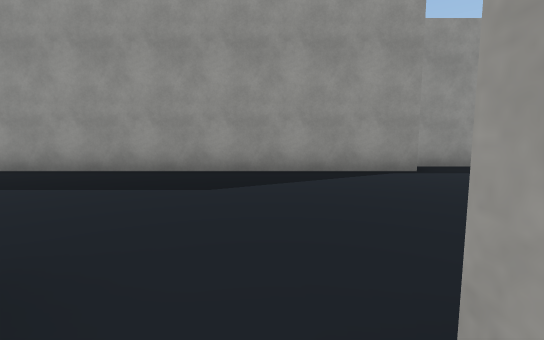
View 1 (above)

20 first-person views from a walk through a Unity game level. The camera is 1.2 m above the floor, tilts 6° down and sees 90° across. The floor is counted in squares, 2 m on a side. Each view is taken from the middle of a square. On the plan, view 1 faces up. The plan holds only what a view shows up to about 9 squares ahead; the rest is blank. The place goes on beyond the plan. Some surface patterns are stand-ins.

View 2
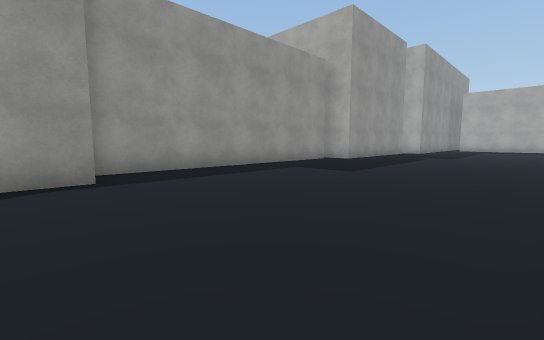

View 3
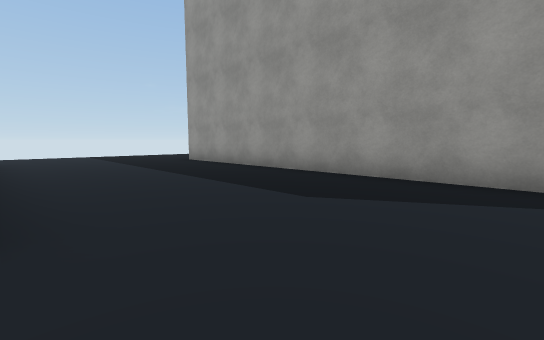

View 4
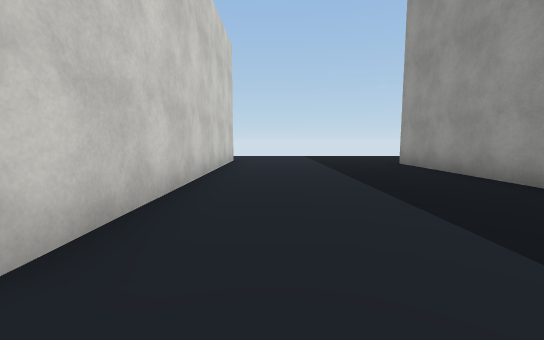

View 5
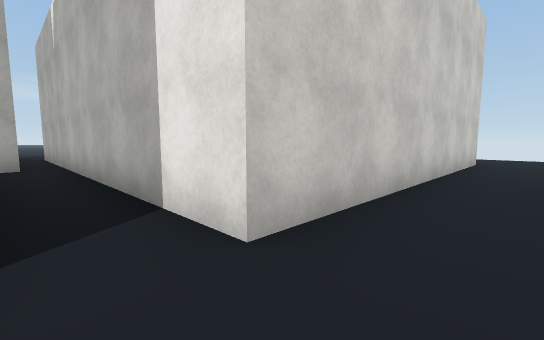

View 6
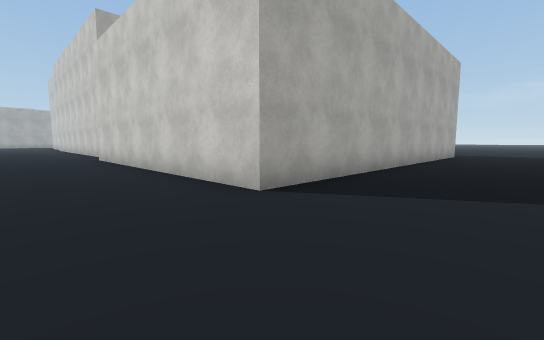

View 7
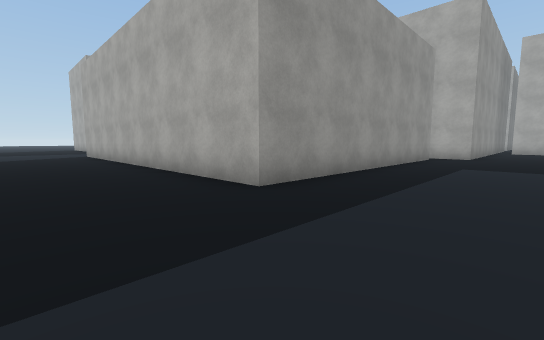

View 8
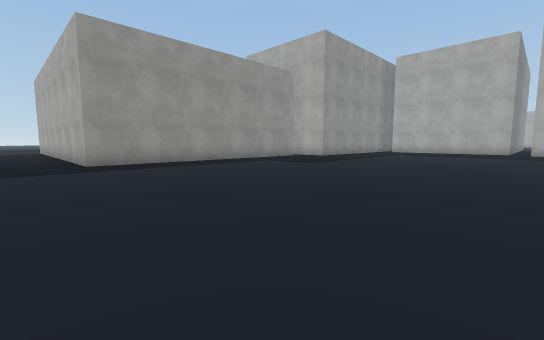

View 9
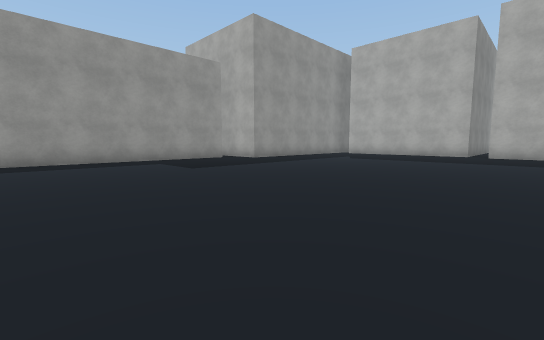

View 10
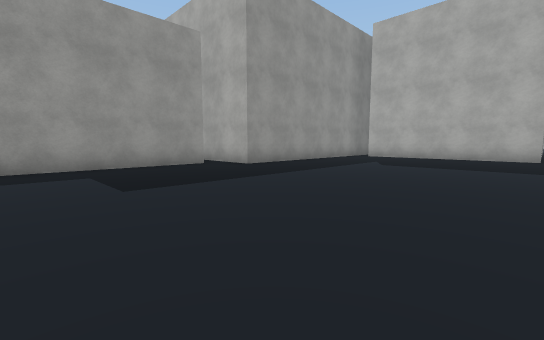

View 11
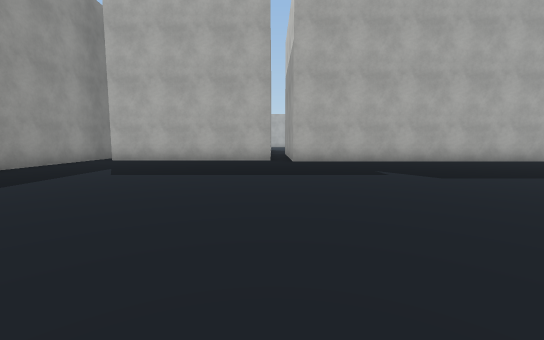

View 12
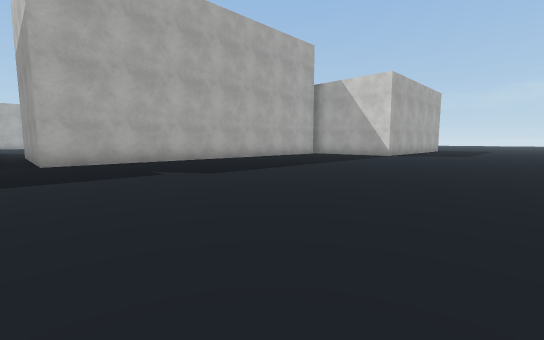

View 13
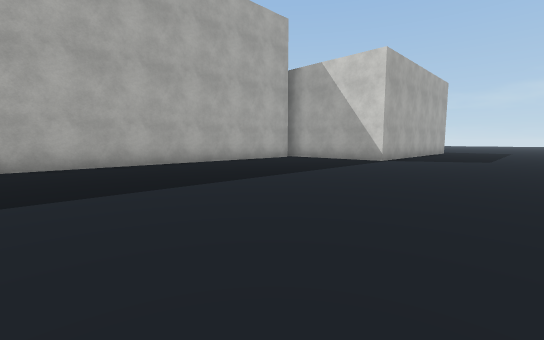

View 14
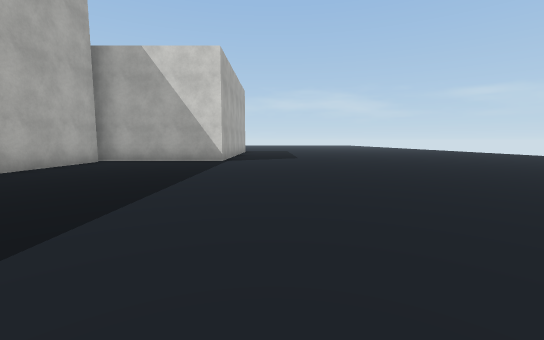

View 15
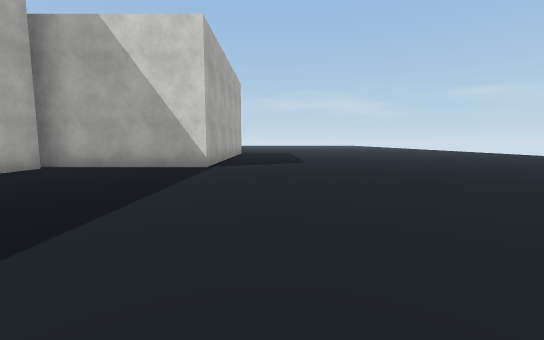

View 16
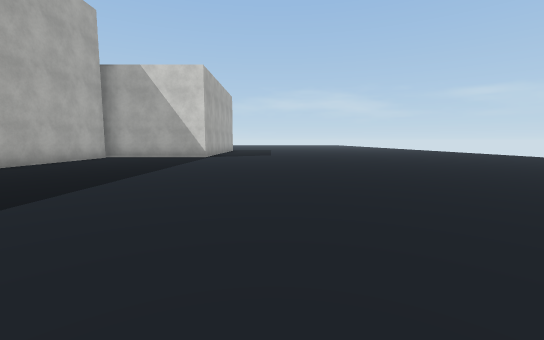

View 17
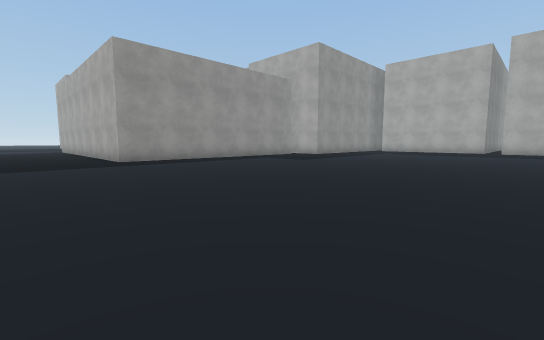

View 18
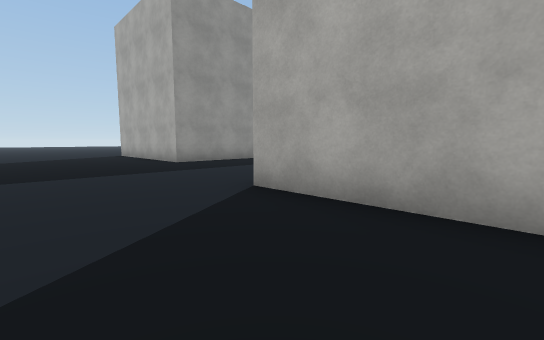

View 19
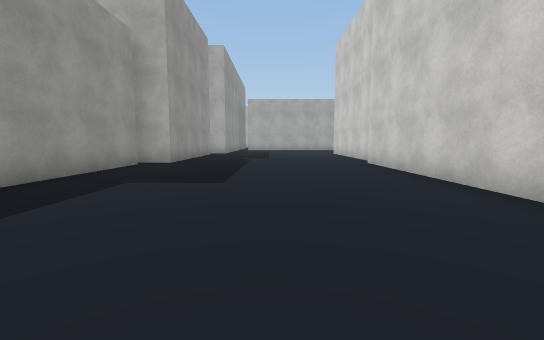

View 20
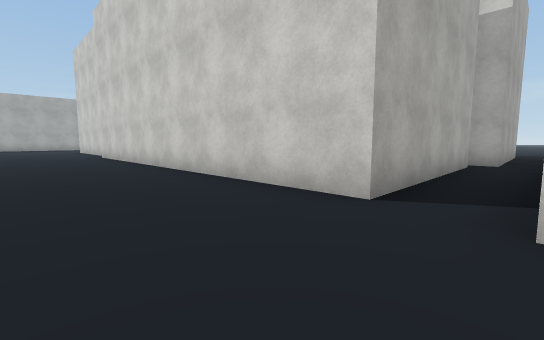

### Floor plan
Points are (right, up) in squares from view 1. A wall is a line through its corners. A room is listed if a view was taken in it or the views show most of it. See-through windows are left out.
Room 1 (view 1)
walls: (0.2, -4.8) (0.2, 0.3); (-0.3, -5.3) (0.4, -5.3); (-1, 0.8) (-1, -9.3)
ways out: opening at (0, 1) to room 2
Room 2 (views 2, 3, 4, 5, 6, 7, 8, 9, 10, 11, 12, 13, 14, 15, 16, 17, 18, 19, 20)
walls: (-1, -9.3) (-8.6, -9.3) (-8.6, 0.8) (-1, 0.8); (6.1, -10.3) (-0.3, -10.3) (-0.3, -5.3); (5.6, -16) (5.6, -10.9); (0.2, 0.3) (10.6, 0.3); (5.1, -27) (5.1, -16.6) (9.1, -16.6); (1.5, -29.5) (1.5, -27.3) (5.5, -27.3); (3, 5.5) (-7.4, 5.5) (-7.4, 7.2); (11.5, 0) (12.1, 0); (10.2, 6.5) (3.1, 6.5); (12.1, 5.8) (10.7, 5.8) (10.7, 6.9)
ways out: opening at (0, 1) to room 1; opening at (11, 1)

Positions as (right, up) in squares from view 1, and headings:
1: (0, 0), facing up
2: (2, 1), facing up-right
3: (1, 1), facing up-left
4: (0, 2), facing left
5: (0, 2), facing down-left
6: (-11, 3), facing down-right
7: (-11, -12), facing up-right
8: (-10, -17), facing up-right
9: (-7, -18), facing up-right
10: (-5, -16), facing up-right
11: (-3, -16), facing right
12: (-3, -16), facing down-right
13: (-2, -19), facing down-right
14: (0, -19), facing down
15: (0, -21), facing down
16: (-1, -17), facing down
17: (-11, -18), facing up-right
18: (-11, -2), facing up-right
19: (3, 3), facing right
20: (-1, 3), facing down-right
